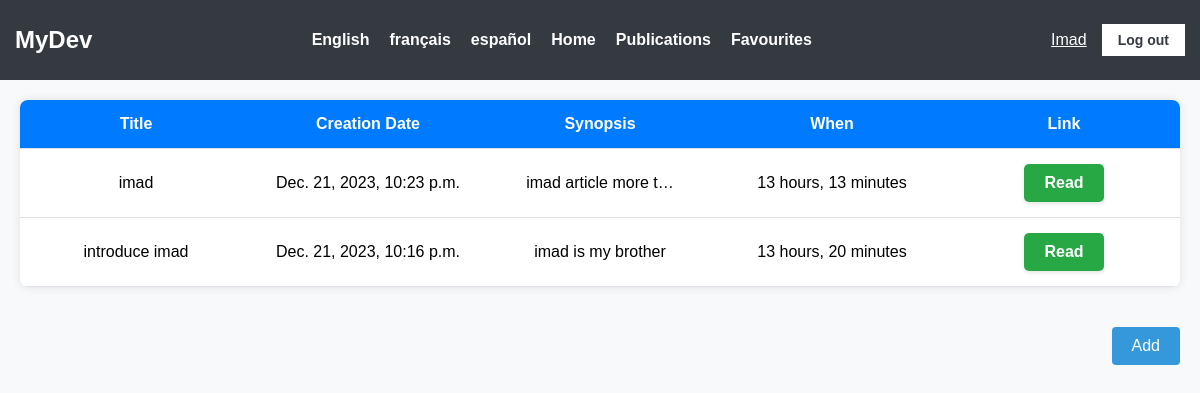
Screenshot of /en/publications/ (signed in) with the database file from the repository.
### medium/models.py (models this page shows, shortened)
class Article(models.Model):
    title = models.CharField(max_length=64, null=False)
    author = models.ForeignKey(User, null=False, on_delete=models.CASCADE)
    created = models.DateTimeField(auto_now_add=True, null=False)
    synopsis = models.CharField(max_length=312, null=False)
    content = models.TextField(null=False)

### medium/views.py (the view)
class Publications(TemplateView):
    template_name = 'publications.html'
    def get(self, request: HttpRequest, *args: Any, **kwargs: Any) -> HttpResponse:
        if not request.user.is_authenticated:
            return redirect('login_view')
        return super().get(request, *args, **kwargs)
    def get_context_data(self, **kwargs: Any) -> dict[str, Any]:
        context =  super().get_context_data(**kwargs)
        context['publications'] = Article.objects.filter(author__username=str(self.request.user))
        return context
    def dispatch(self, request: HttpRequest, *args: Any, **kwargs: Any) -> HttpResponse:
        if self.request.method == 'POST':
            if 'action' in self.request.POST and self.request.POST['action'] == 'logout':
                logout(request)
                return redirect('login_view')
        return super().dispatch(request, *args, **kwargs)

### medium/templates/publications.html (shortened to what this page needs)
{% load i18n %}
<!DOCTYPE html>
<html lang="en">
<head>
</head>
<body>
    {% include 'navbar.html' %}
    <div class="articles">
        {% if publications|length == 0 %}
            <h1>No Publications Available</h1>
        {% else %}
            <table>
                <thead>
                    <tr>
                        <th>Title</th>
                        <th>Creation Date</th>
                        <th>Synopsis</th>
                        <th>When</th>
                        <th>Link</th>
                    </tr>
                </thead>
                <tbody>
                    {% for publication in publications|dictsortreversed:"created" %}
                        <tr>
                            <td>{{publication.title}}</td>
                            <td>{{publication.created}}</td>
                            <td>{{publication.synopsis|truncatechars:20}}</td>
                            <td>{{publication.created|timesince}}</td>
                            {% url 'details_view' pk=publication.id as details_url %}
                            <td><a href="{{ details_url }}"><button class="success-button">{% trans "Read"%}</button></a></td>
                        </tr>
                    {% endfor %}
                </tbody>
            </table>
        {% endif %}
    </div>
    <div class="add-button">
        {% url 'publish_view' as publish_url %}
        <a href="{{publish_url}}">
            <button >{% trans "Add" %}</button>
        </a>
    </div>
</body>
</html>

### medium/templates/navbar.html (shortened to what this page needs)
{% load i18n %}
<!DOCTYPE html>
<html lang="en">
<head>
</head>
<body>
    <div class="navbar">
        <div class="logo">MyDev</div>
        <ul class="nav-links">
            {% get_current_language as CURRENT_LANGUAGE %}
            {% get_available_languages as AVAILABLE_LANGUAGES %}
            {% get_language_info_list for AVAILABLE_LANGUAGES as languages %}
            {% for language in languages %}
            <li>
              <a href="/{{ language.code }}/"
                {% if language.code == CURRENT_LANGUAGE %} class="active"{% endif %}>
                    {% trans language.name_local %}
              </a>
            </li>
          {% endfor %}
            {% url 'home_view' as home_url %}
            <li><a href="{{ home_url }}">{% trans "Home" %}</a></li>
            {% if user.is_authenticated %}
                {% url 'publications_view' as publications_url %}
                {% url 'favourites_view' as favourite_url %}
                <li><a href="{{publications_url}}">{% trans "Publications" %}</a></li>
                <li><a href="{{favourite_url}}">{% trans "Favourites" %}</a></li>
            {% endif %}
        </ul>
        {% if user.is_authenticated %}
            <div class="auth-buttons">
                <p class="username">{{ user.username }}</p>
                <form method="POST">
                    <button name="action" value="logout">{% trans "Log out" %}</button>
                </form>
            </div>
        {% endif %}
    </div>
</body>
</html>

### medium/templates/publications.html (style rules this page uses)
body { font-family: 'Segoe UI', Tahoma, Geneva, Verdana, sans-serif; }
.articles { background-color: #f8f9fa; margin: 0; padding: 0; display: flex; justify-content: center; }
table { width: 100%; border-collapse: collapse; background-color: #fff; box-shadow: 0 0 10px rgba(0, 0, 0, 0.1); border-radius: 8px; overflow: hidden; margin: 20px; }
th, td { padding: 15px; text-align: center; border-bottom: 1px solid #dee2e6; width: 20%; }
th { background-color: #007bff; color: #fff; }
.success-button { display: inline-block; padding: 10px 20px; font-size: 16px; font-weight: bold; text-align: center; text-decoration: none; color: #ffffff; background-color: #28a745; border-radius: 5px; border: none; cursor: pointer; box-shadow: 0 2px 4px rgba(0, 0, 0, 0.1); transition: background-color 0.3s ease; }
.add-button { width: 100%; display: flex; justify-content: end; }
.add-button button { display: inline-block; padding: 10px 20px; font-size: 16px; text-align: center; text-decoration: none; cursor: pointer; border: none; border-radius: 4px; background-color: #3498db; color: #fff; transition: background-color 0.3s; margin: 20px; }

### medium/templates/navbar.html (style rules this page uses)
body { font-family: 'Arial', sans-serif; margin: 0; padding: 0; background-color: #f8f9fa; }
.navbar { background-color: #343a40; padding: 15px; display: flex; justify-content: space-between; align-items: center; }
.logo { color: #ffffff; font-size: 24px; font-weight: bold; text-decoration: none; }
.nav-links { list-style: none; margin: 0; padding: 0; display: flex; }
.nav-links li { margin-right: 20px; }
.nav-links a { text-decoration: none; color: #ffffff; font-weight: bold; font-size: 16px; }
.auth-buttons { display: flex; align-items: center; }
.auth-buttons button { margin-left: 15px; padding: 8px 16px; border: none; cursor: pointer; font-size: 14px; font-weight: bold; color: #343a40; background-color: #ffffff; }
a { text-decoration: none; }
.username { color: white; text-decoration: underline; cursor: pointer; text-transform: capitalize; }

### rows the page displays
Article: title "imad", created "Dec. 21, 2023, 10:23 p.m.", synopsis "imad article more t…", created "13 hours, 13 minutes"
Article: title "introduce imad", created "Dec. 21, 2023, 10:16 p.m.", synopsis "imad is my brother", created "13 hours, 20 minutes"

### other values shown
{{ user.username }} "Imad"
